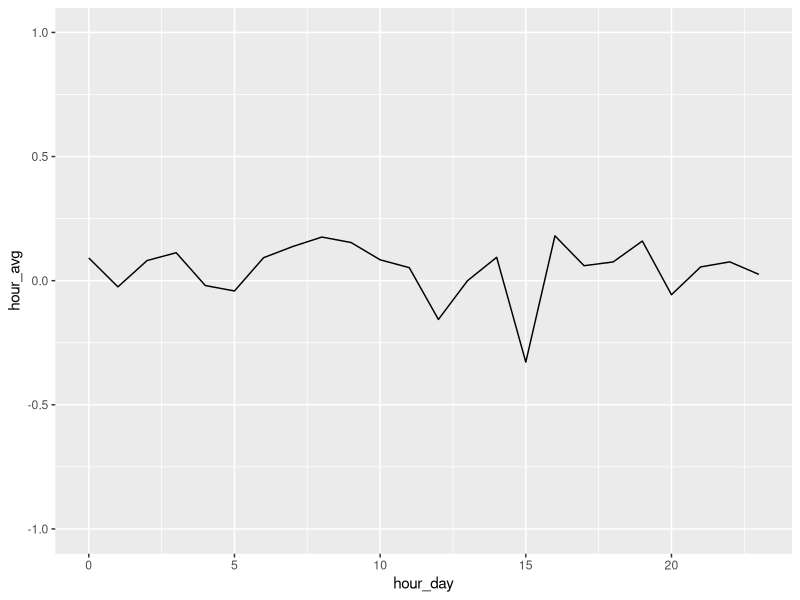

Generate this figure with R:
library(tidyverse)
library(ggplot2)
library(lubridate)

df <- read_csv("sentiment_data/michaelreeves_sentiment.csv")

# Data is already clean from the python scraper and sentiment analysis.
# Display average compound sentiment for each hour of the day
ggplot(df %>%
       mutate(hour_day = hour(with_tz(timestamp, tzone="US/Eastern"))) %>%
       group_by(hour_day) %>%
       mutate(hour_avg = mean(compound)) %>%
       ungroup() %>%
       distinct(hour_day, hour_avg),
    aes(hour_day, hour_avg)) +
  ylim(-1, 1) +
  geom_line()
